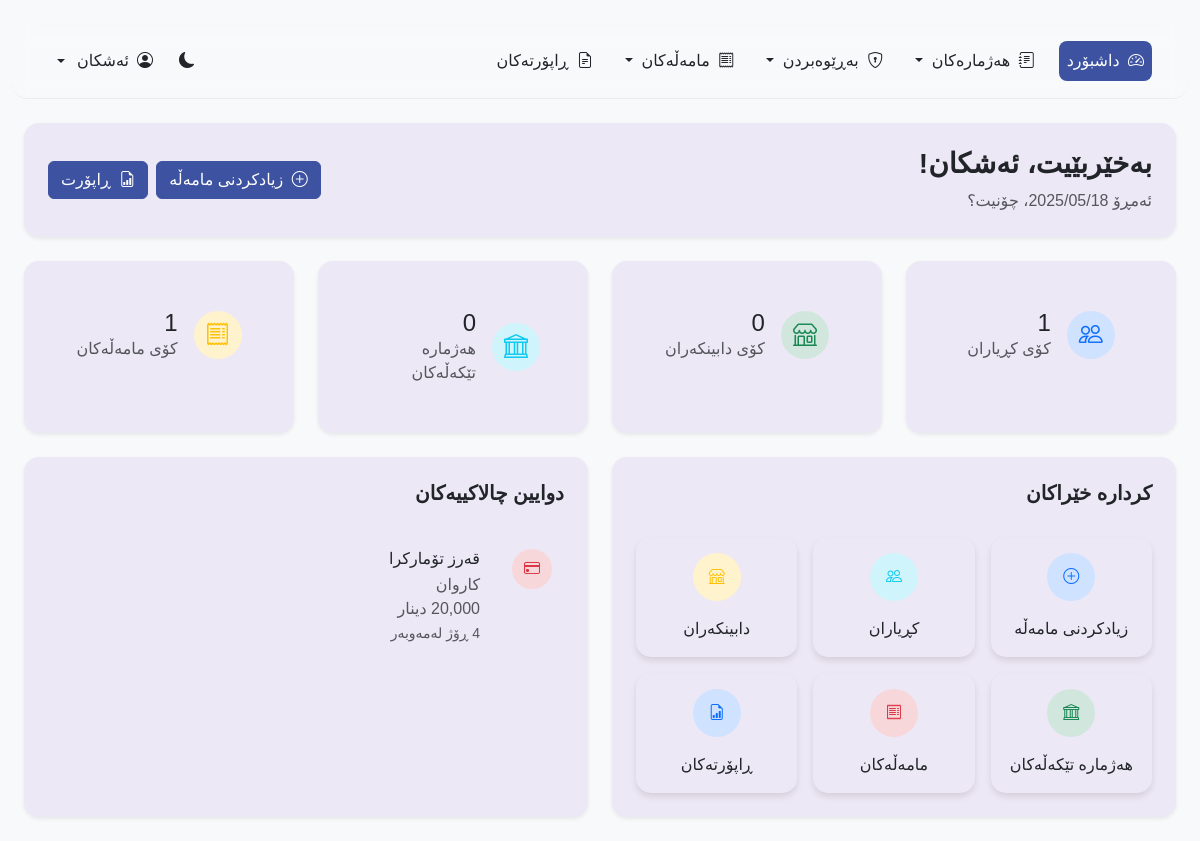
Before: /pages/dashboard.php (signed in) with the older database file.
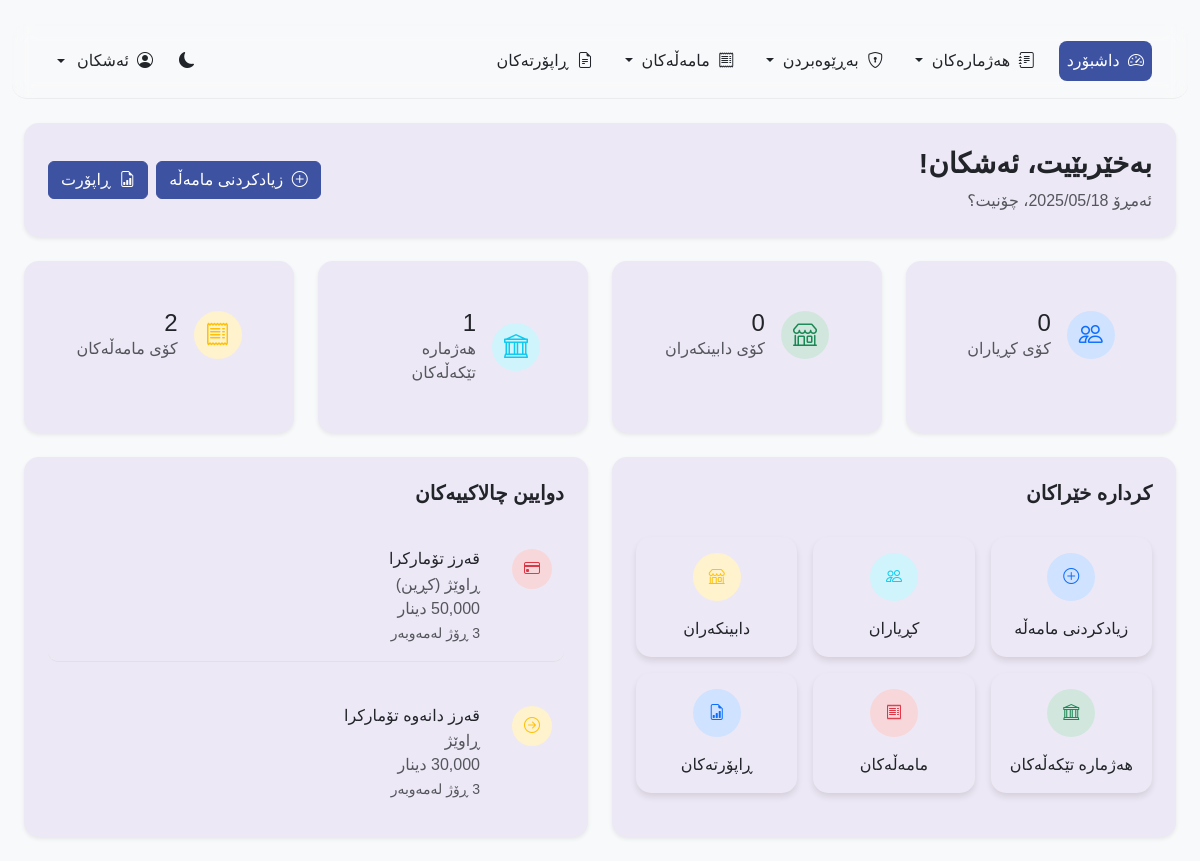
After: the same page with the newer database file.
### tables this page shows
CREATE TABLE `users` (
  `id` int(11) NOT NULL,
  `username` varchar(50) NOT NULL,
  `password` varchar(255) NOT NULL,
  `full_name` varchar(100) NOT NULL,
  `role_id` int(11) DEFAULT NULL,
  `is_active` tinyint(1) DEFAULT 1,
  `last_login` timestamp NULL DEFAULT NULL,
  `created_by` int(11) DEFAULT NULL,
  `created_at` timestamp NOT NULL DEFAULT current_timestamp(),
  `updated_at` timestamp NOT NULL DEFAULT current_timestamp() ON UPDATE current_timestamp()
);

CREATE TABLE `transactions` (
  `id` int(11) NOT NULL,
  `type` enum('credit','cash','advance','payment','collection','advance_refund','advance_collection') NOT NULL,
  `amount` decimal(10,2) NOT NULL,
  `date` date NOT NULL,
  `due_date` date DEFAULT NULL,
  `account_type` varchar(50) NOT NULL,
  `customer_id` int(11) DEFAULT NULL,
  `supplier_id` int(11) DEFAULT NULL,
  `mixed_account_id` int(11) DEFAULT NULL,
  `direction` enum('sale','purchase','advance_give','advance_receive') DEFAULT NULL COMMENT 'For mixed accounts: sale = we sell to them, purchase = we buy from them, advance_give = we give advance to them, advance_receive = we receive advance from them',
  `notes` text DEFAULT NULL,
  `created_by` int(11) DEFAULT NULL,
  `created_at` timestamp NOT NULL DEFAULT current_timestamp(),
  `is_deleted` tinyint(1) NOT NULL DEFAULT 0,
  `deleted_at` timestamp NULL DEFAULT NULL
);

CREATE TABLE `customers` (
  `id` int(11) NOT NULL,
  `name` varchar(100) NOT NULL,
  `phone1` varchar(20) NOT NULL,
  `phone2` varchar(20) DEFAULT NULL,
  `guarantor_name` varchar(100) DEFAULT NULL,
  `guarantor_phone` varchar(20) DEFAULT NULL,
  `owed_amount` decimal(10,2) NOT NULL DEFAULT 0.00,
  `advance_payment` decimal(10,2) NOT NULL DEFAULT 0.00,
  `city` varchar(50) NOT NULL,
  `location` enum('inside','outside') NOT NULL DEFAULT 'inside',
  `notes` text DEFAULT NULL,
  `created_by` int(11) DEFAULT NULL,
  `created_at` timestamp NOT NULL DEFAULT current_timestamp(),
  `updated_at` timestamp NOT NULL DEFAULT current_timestamp() ON UPDATE current_timestamp()
);

CREATE TABLE `mixed_accounts` (
  `id` int(11) NOT NULL,
  `name` varchar(100) NOT NULL,
  `phone1` varchar(20) NOT NULL,
  `phone2` varchar(20) DEFAULT NULL,
  `guarantor_name` varchar(100) DEFAULT NULL,
  `guarantor_phone` varchar(20) DEFAULT NULL,
  `they_owe` decimal(10,2) NOT NULL DEFAULT 0.00,
  `we_owe` decimal(10,2) NOT NULL DEFAULT 0.00,
  `they_advance` decimal(10,2) NOT NULL DEFAULT 0.00,
  `we_advance` decimal(10,2) NOT NULL DEFAULT 0.00,
  `city` varchar(50) NOT NULL,
  `location` enum('inside','outside') NOT NULL DEFAULT 'inside',
  `notes` text DEFAULT NULL,
  `created_by` int(11) DEFAULT NULL,
  `created_at` timestamp NOT NULL DEFAULT current_timestamp(),
  `updated_at` timestamp NOT NULL DEFAULT current_timestamp() ON UPDATE current_timestamp()
);

### process/dashboard/dashboard.php (called while the page is built, shortened)
<?php
$db = Database::getInstance();
$stmt = $db->prepare("SELECT * FROM users WHERE id = ?");
$stmt->execute([$_SESSION['user_id']]);
$user = $stmt->fetch();
$stats = [
    'total_users' => $db->query("SELECT COUNT(*) FROM users")->fetchColumn(),
    'active_users' => $db->query("SELECT COUNT(*) FROM users WHERE is_active = 1")->fetchColumn(),
    'total_roles' => $db->query("SELECT COUNT(*) FROM roles")->fetchColumn(),
    'total_permissions' => $db->query("SELECT COUNT(*) FROM permissions")->fetchColumn()
];
$stats['total_customers'] = $db->query("SELECT COUNT(*) FROM customers")->fetchColumn();
$stats['total_suppliers'] = $db->query("SELECT COUNT(*) FROM suppliers")->fetchColumn();
$stats['total_mixed_accounts'] = $db->query("SELECT COUNT(*) FROM mixed_accounts")->fetchColumn();
$stats['total_transactions'] = $db->query("SELECT COUNT(*) FROM transactions")->fetchColumn();
$transaction_types = $db->query("
    SELECT type, COUNT(*) as count, SUM(amount) as total_amount
    FROM transactions
    WHERE type != ''
    GROUP BY type
")->fetchAll(PDO::FETCH_ASSOC);
$recent_transactions = $db->query("
    SELECT
        t.id,
        t.type,
        t.amount,
        t.date,
        t.customer_id,
        t.supplier_id,
        t.mixed_account_id,
        t.direction,
        t.created_at,
        c.name AS customer_name,
        s.name AS supplier_name,
        m.name AS mixed_account_name
    FROM
        transactions t
    LEFT JOIN
        customers c ON t.customer_id = c.id
    LEFT JOIN
        suppliers s ON t.supplier_id = s.id
    LEFT JOIN
        mixed_accounts m ON t.mixed_account_id = m.id
    ORDER BY t.created_at DESC
    LIMIT 5
")->fetchAll(PDO::FETCH_ASSOC);
return [
    'user' => $user,
    'stats' => $stats,
    'transaction_types' => $transaction_types,
    'recent_transactions' => $recent_transactions
];

### pages/dashboard.php (the view, shortened to what the rows shown need)
<?php
$dashboardData = require __DIR__ . '/../process/dashboard/dashboard.php';
$user = $dashboardData['user'];
$stats = $dashboardData['stats'];
$recent_transactions = $dashboardData['recent_transactions'];
?>
<!DOCTYPE html>
<html lang="ku" dir="rtl" data-bs-theme="<?php echo isset($_COOKIE['theme']) ? $_COOKIE['theme'] : 'light'; ?>">
<head>
    <link rel="stylesheet" href="https://cdn.jsdelivr.net/npm/bootstrap@5.3.2/dist/css/bootstrap.rtl.min.css">
    <link rel="stylesheet" href="https://cdn.jsdelivr.net/npm/bootstrap-icons@1.11.3/font/bootstrap-icons.min.css">
    <link rel="stylesheet" href="../assets/css/common.css">
    <link rel="stylesheet" href="../assets/css/navbar.css">
    <link rel="stylesheet" href="../assets/css/dashboard.css">
</head>
<body class="bg-body-tertiary">
    <div class="container-fluid py-4">
        <div class="container-fluid">
            <div class="row mb-4">
                <div class="col-12">
                    <div class="card border-0 shadow-sm">
                        <div class="card-body p-4">
                            <div class="d-flex flex-column flex-md-row justify-content-between align-items-md-center">
                                <div class="welcome-text mb-3 mb-md-0">
                                    <h1 class="h3 mb-2">بەخێربێیت، <?php echo htmlspecialchars($user['full_name']); ?>!</h1>
                                    <p class="text-muted mb-0">ئەمڕۆ <?php echo date('Y/m/d'); ?>، چۆنیت؟</p>
                                </div>
                            </div>
                        </div>
                    </div>
                </div>
            </div>
            <div class="row g-4 mb-4">
                <div class="col-12 col-sm-6 col-xl-3">
                    <div class="card h-100 border-0 shadow-sm stat-card">
                        <div class="card-body p-4">
                            <div class="d-flex align-items-center">
                                <div>
                                    <h3 class="fs-4 mb-0"><?php echo $stats['total_mixed_accounts']; ?></h3>
                                    <p class="text-muted mb-0">هەژمارە تێکەڵەکان</p>
                                </div>
                            </div>
                        </div>
                    </div>
                </div>
                <div class="col-12 col-sm-6 col-xl-3">
                    <div class="card h-100 border-0 shadow-sm stat-card">
                        <div class="card-body p-4">
                            <div class="d-flex align-items-center">
                                <div>
                                    <h3 class="fs-4 mb-0"><?php echo $stats['total_transactions']; ?></h3>
                                    <p class="text-muted mb-0">کۆی مامەڵەکان</p>
                                </div>
                            </div>
                        </div>
                    </div>
                </div>
            </div>
            <div class="row g-4">
                <div class="col-12 col-lg-6">
                    <div class="card border-0 shadow-sm h-100">
                        <div class="card-body">
                            <div class="activity-list">
                                <?php if (empty($recent_transactions)): ?>
                                <div class="text-center text-muted py-3">
                                    هیچ چالاکییەک نییە
                                </div>
                                <?php else: ?>
                                    <?php foreach ($recent_transactions as $index => $transaction):
                                        $typeText = "";
                                        $typeIcon = "";
                                        $typeClass = "";
                                        switch ($transaction['type']) {
                                            case 'credit':
                                                $typeText = "قەرز";
                                                $typeIcon = "credit-card";
                                                $typeClass = "danger";
                                                break;
                                            case 'payment':
                                                $typeText = "قەرز دانەوە";
                                                $typeIcon = "arrow-right-circle";
                                                $typeClass = "warning";
                                                break;
                                        }
                                        $accountName = "";
                                        if (!empty($transaction['customer_id']) && !empty($transaction['customer_name'])) {
                                            $accountName = $transaction['customer_name'];
                                        } elseif (!empty($transaction['supplier_id']) && !empty($transaction['supplier_name'])) {
                                            $accountName = $transaction['supplier_name'];
                                        } elseif (!empty($transaction['mixed_account_id']) && !empty($transaction['mixed_account_name'])) {
                                            $accountName = $transaction['mixed_account_name'];
                                            if ($transaction['direction'] === "sale") {
                                                $accountName .= " (فرۆشتن)";
                                            } elseif ($transaction['direction'] === "purchase") {
                                                $accountName .= " (کڕین)";
                                            }
                                        }
                                        $created_at = new DateTime($transaction['created_at']);
                                        $now = new DateTime();
                                        $interval = $now->getTimestamp() - $created_at->getTimestamp();
                                        if ($interval < 60) {
                                            $timeAgo = $interval . ' چرکە لەمەوبەر';
                                        } elseif ($interval < 3600) {
                                            $minutes = floor($interval / 60);
                                            $timeAgo = $minutes . ' خولەک لەمەوبەر';
                                        } elseif ($interval < 86400) {
                                            $hours = floor($interval / 3600);
                                            $timeAgo = $hours . ' کاتژمێر لەمەوبەر';
                                        } elseif ($interval < 2592000) {
                                            $days = floor($interval / 86400);
                                            $timeAgo = $days . ' ڕۆژ لەمەوبەر';
                                        } elseif ($interval < 31536000) {
                                            $months = floor($interval / 2592000);
                                            $timeAgo = $months . ' مانگ لەمەوبەر';
                                        } else {
                                            $years = floor($interval / 31536000);
                                            $timeAgo = $years . ' ساڵ لەمەوبەر';
                                        }
                                        $isLast = ($index === count($recent_transactions) - 1);
                                    ?>
                                    <div class="activity-item d-flex align-items-start <?php echo !$isLast ? 'mb-3 pb-3 border-bottom' : ''; ?>">
                                        <div class="activity-icon bg-<?php echo $typeClass; ?>-subtle text-<?php echo $typeClass; ?> rounded-circle p-2 me-3">
                                            <i class="bi bi-<?php echo $typeIcon; ?>"></i>
                                        </div>
                                        <div class="activity-info">
                                            <h6 class="mb-1"><?php echo $typeText; ?> تۆمارکرا</h6>
                                            <p class="mb-0 text-muted"><?php echo htmlspecialchars($accountName); ?></p>
                                            <p class="mb-0 text-muted"><?php echo number_format($transaction['amount']); ?> دینار</p>
                                            <small class="text-muted"><?php echo $timeAgo; ?></small>
                                        </div>
                                    </div>
                                    <?php endforeach; ?>
                                <?php endif; ?>
                            </div>
                        </div>
                    </div>
                </div>
            </div>
        </div>
    </div>
</body>
</html>

Changed rows visible on the page:
removed transactions: type "قەرز", customer.name "کاروان", amount "20,000", created_at "4 ڕۆژ لەمەوبەر"
added transactions: mixed_account "1", id "2", type "قەرز", accountName "ڕاوێژ (کڕین)", amount "50,000", created_at "3 ڕۆژ لەمەوبەر"
added transactions: type "قەرز دانەوە", mixed_account.name "ڕاوێژ", amount "30,000", created_at "3 ڕۆژ لەمەوبەر"
Other visible differences:
$stats['total_customers']: "1" → "0"
$stats['total_mixed_accounts']: "0" → (not shown)
$stats['total_transactions']: "1" → (not shown)
